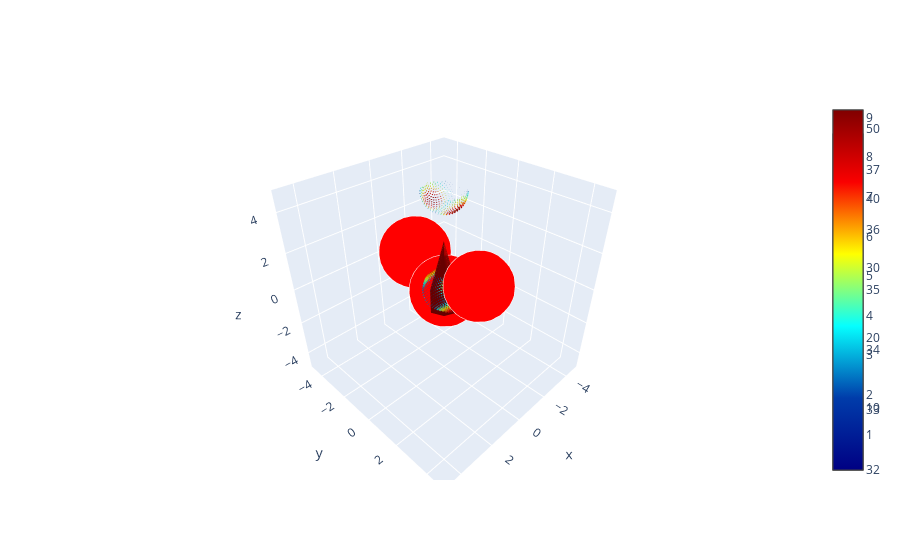

The code cell stored with this chart in its notebook:
### Code cell
aug=['aug-cc-pVDZ','aug-cc-pVTZ','aug-cc-pVQZ']
daug=['d-aug-cc-pVDZ','d-aug-cc-pVTZ','d-aug-cc-pVQZ']
f=qv.HyperpolarizabilityScene('O3',aug+daug)

### Figure 1 — Plotly figure (JSON) as saved in the notebook; plotly's stock layout.template omitted (floating-point values rounded to 4 significant figures; data arrays with more than 128 entries replaced by an {"elided": "..."} marker saying what was removed)
{"data": [{"marker": {"color": ["red", "red", "red"], "opacity": 1.0, "size": [50, 50, 50]}, "mode": "markers", "text": ["O", "O", "O"], "x": [0.0, 0.0, 0.0], "y": [0.0, 2.057, -2.057], "z": [0.0, 1.266, 1.266], "type": "scatter3d"}, {"colorscale": [[0.0, "rgb(0,0,131)"], [0.2, "rgb(0,60,170)"], [0.4, "rgb(5,255,255)"], [0.6, "rgb(255,255,0)"], [0.8, "rgb(250,0,0)"], [1.0, "rgb(128,0,0)"]], "opacity": 1.0, "sizemode": "scaled", "sizeref": 1.0, "text": {"elided": "1000 str values"}, "u": {"elided": "1000 float values"}, "v": {"elided": "1000 float values"}, "w": {"elided": "1000 float values"}, "x": {"elided": "1000 float values"}, "y": {"elided": "1000 float values"}, "z": {"elided": "1000 float values"}, "type": "cone"}, {"colorbar": {"title": {"text": "Beta"}}, "colorscale": [[0.0, "rgb(0,0,131)"], [0.2, "rgb(0,60,170)"], [0.4, "rgb(5,255,255)"], [0.6, "rgb(255,255,0)"], [0.8, "rgb(250,0,0)"], [1.0, "rgb(128,0,0)"]], "opacity": 1.0, "sizemode": "absolute", "sizeref": 3.5, "text": ["aug-cc-pVDZ", "aug-cc-pVTZ", "aug-cc-pVQZ", "d-aug-cc-pVDZ", "d-aug-cc-pVTZ", "d-aug-cc-pVQZ"], "u": [0.0, 0.0, 0.0, 0.0, 0.0, 0.0], "v": [-0.06226, -0.0306, -0.01076, 0.008611, -0.008401, -0.1414], "w": [31.99, 34.93, 36.3, 34.81, 37.19, 37.6], "x": [0.0, 0.0, 0.0, 0.0, 0.0, 0.0], "y": [0.0, 0.0, 0.0, 0.0, 0.0, 0.0], "z": [0.0, 0.0, 0.0, 0.0, 0.0, 0.0], "type": "cone"}, {"colorscale": [[0.0, "rgb(0,0,131)"], [0.2, "rgb(0,60,170)"], [0.4, "rgb(5,255,255)"], [0.6, "rgb(255,255,0)"], [0.8, "rgb(250,0,0)"], [1.0, "rgb(128,0,0)"]], "opacity": 1.0, "sizemode": "scaled", "sizeref": 2.5, "text": {"elided": "6000 str values"}, "u": {"elided": "6000 float values"}, "v": {"elided": "6000 float values"}, "w": {"elided": "6000 float values"}, "x": {"elided": "6000 float values"}, "y": {"elided": "6000 float values"}, "z": {"elided": "6000 float values"}, "type": "cone"}], "layout": {"scene": {"xaxis": {"range": [-5.0, 5.0]}, "yaxis": {"range": [-5.0, 5.0]}, "zaxis": {"range": [-5.0, 5.0]}, "aspectmode": "cube"}}}
